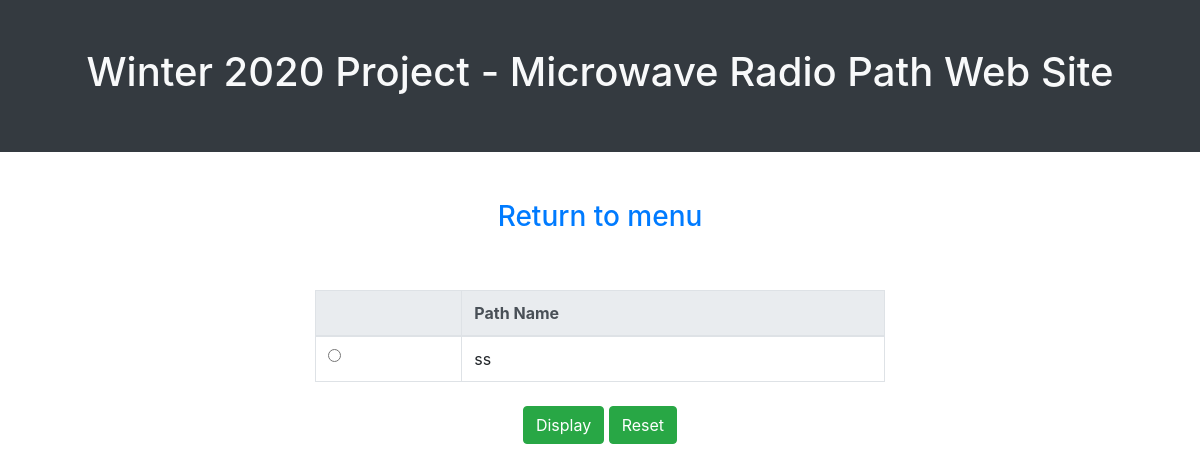
/part1/formDisplay.php, run on an earlier commit of the app's database.
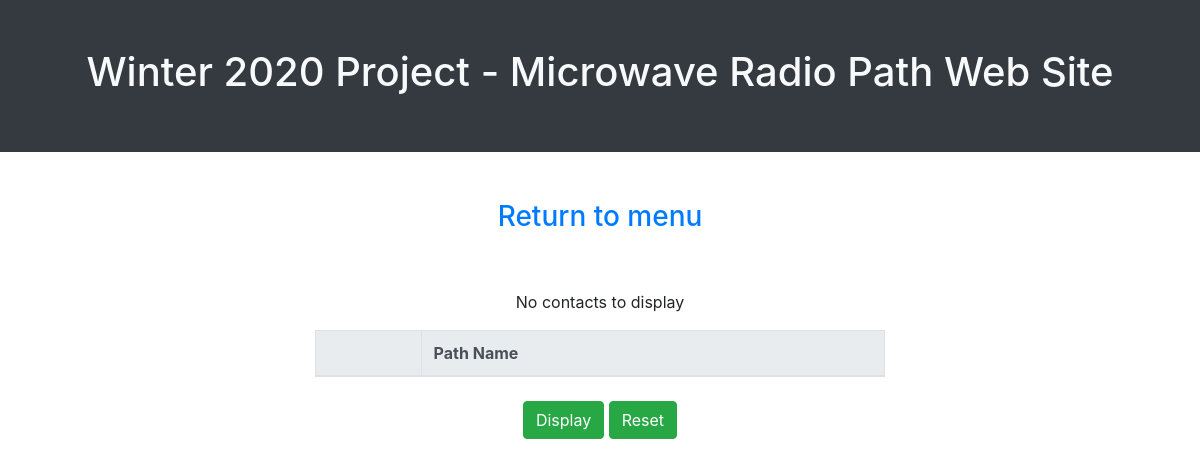
And on a later commit of the database.
### tables this page shows
CREATE TABLE `pathway` (
  `idpathway` int(11) NOT NULL AUTO_INCREMENT,
  `pathname` varchar(100) NOT NULL UNIQUE, 
  `opfrq` double NOT NULL,  
  `description` varchar(255) NOT NULL,
  `note` text,
  `pathfile` varchar(100) NOT NULL,
  PRIMARY KEY (`idpathway`)
);

### part1/formDisplay.php (the view, shortened to what this page needs)
<html>
  <head>
      <link rel="stylesheet" href="../css/bootstrap.min.css">
  </head>
  <body>
  <div class="container-fluid">
	    <div class="content">
        <div class="row ">
          <div class="col-12 bg-dark p-5">
	  		    <h1 class="text-center text-light "> Winter 2020 Project - Microwave Radio Path Web Site</h1>
	      </div>
          <div class="col-lg-12 pt-5" style="text-align: center;">
             <h3> <a href="../index.php">Return to menu</a></h3>
            </div>
          <div class="col-12 ">
            <div class="row  pt-5">
              <div class="col-3"></div>
              <div class="col-6 text-center">
		 <form method="POST" id="displayForm">
			<table class="table table-bordered">
			<thead class="thead-light">
  			  <tr>
				<th scope="col"></th>
                <th scope="col">Path Name</th>
  			  </tr>
  			</thead>
			<tbody>
<?php
    $db_conn = connectDB();
	$field_data = array();
	$qry = "select * from pathway order by pathname;";
	$stmt = $db_conn->prepare($qry);
	$status = $stmt->execute($field_data);
	if ($status){
		if ($stmt->rowCount() > 0){
while ($row = $stmt->fetch(PDO::FETCH_ASSOC)){ ?>
			<tr>
     			<th scope="row"><input type="radio" name="list_select" value="<?php echo $row['idpathway']; ?>"></th>
	   			<td><?php echo $row['pathname']; ?></td>
			</tr>
<?php $db_conn = NULL; } ?>
<?php
	} else {
?>
			<div>
			<p>No contacts to display</p>
			</div>
<?php
        }
	} else {
		echo "<p>Error in display execute ".$stmt->errorCode()."</p>\n<p>Message ".implode($stmt->errorInfo())."</p>\n";
		exit(1);
	}
?>
  </tbody>
  </table>
  <div class="col-12 py-2" style="text-align: center;">
      <button type="button" class="btn btn-success" id="display_btn" >Display</button>
      <button type="button"  class="btn btn-success" id="reset_btn">Reset</button>
    </div>
  </form>
            </div>
        </div>
      </div>
    </div>
 </body>
 </html>

What changed in the data, as far as the page shows it:
removed pathway: pathname "ss"
Also different on the page:
text now shown: "No contacts to display"
